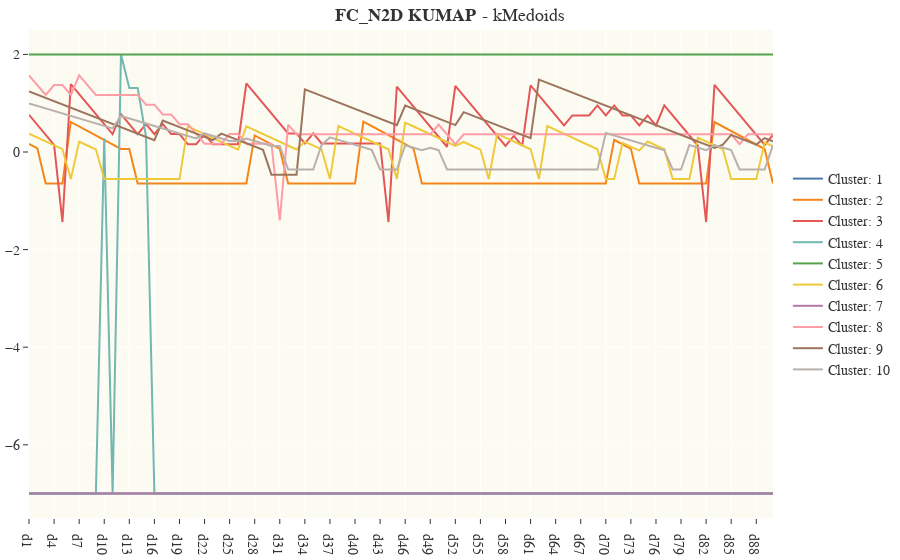

Source (notebook cell):
### Code cell
plot_centers(S1_centers, sol_location = S1_location, sol_name=S1_name, alg='KUMAP', k = 'k10')

### Figure 1 — Plotly figure (JSON) as saved in the notebook; plotly's stock layout.template omitted (floating-point values rounded to 4 significant figures)
{"data": [{"hovertemplate": "%{y:.1f}", "line": {"color": "#4C78A8", "width": 2}, "mode": "lines", "name": "Cluster: 1", "type": "scatter", "x": ["d1", "d2", "d3", "d4", "d5", "d6", "d7", "d8", "d9", "d10", "d11", "d12", "d13", "d14", "d15", "d16", "d17", "d18", "d19", "d20", "d21", "d22", "d23", "d24", "d25", "d26", "d27", "d28", "d29", "d30", "d31", "d32", "d33", "d34", "d35", "d36", "d37", "d38", "d39", "d40", "d41", "d42", "d43", "d44", "d45", "d46", "d47", "d48", "d49", "d50", "d51", "d52", "d53", "d54", "d55", "d56", "d57", "d58", "d59", "d60", "d61", "d62", "d63", "d64", "d65", "d66", "d67", "d68", "d69", "d70", "d71", "d72", "d73", "d74", "d75", "d76", "d77", "d78", "d79", "d80", "d81", "d82", "d83", "d84", "d85", "d86", "d87", "d88", "d89", "d90"], "y": [-7, -7, -7, -7, -7, -7, -7, -7, -7, -7, -7, -7, -7, -7, -7, -7, -7, -7, -7, -7, -7, -7, -7, -7, -7, -7, -7, -7, -7, -7, -7, -7, -7, -7, -7, -7, -7, -7, -7, -7, -7, -7, -7, -7, -7, -7, -7, -7, -7, -7, -7, -7, -7, -7, -7, -7, -7, -7, -7, -7, -7, -7, -7, -7, -7, -7, -7, -7, -7, -7, -7, -7, -7, -7, -7, -7, -7, -7, -7, -7, -7, -7, -7, -7, -7, -7, -7, -7, -7, -7]}, {"hovertemplate": "%{y:.1f}", "line": {"color": "#F58518", "width": 2}, "mode": "lines", "name": "Cluster: 2", "type": "scatter", "x": ["d1", "d2", "d3", "d4", "d5", "d6", "d7", "d8", "d9", "d10", "d11", "d12", "d13", "d14", "d15", "d16", "d17", "d18", "d19", "d20", "d21", "d22", "d23", "d24", "d25", "d26", "d27", "d28", "d29", "d30", "d31", "d32", "d33", "d34", "d35", "d36", "d37", "d38", "d39", "d40", "d41", "d42", "d43", "d44", "d45", "d46", "d47", "d48", "d49", "d50", "d51", "d52", "d53", "d54", "d55", "d56", "d57", "d58", "d59", "d60", "d61", "d62", "d63", "d64", "d65", "d66", "d67", "d68", "d69", "d70", "d71", "d72", "d73", "d74", "d75", "d76", "d77", "d78", "d79", "d80", "d81", "d82", "d83", "d84", "d85", "d86", "d87", "d88", "d89", "d90"], "y": [0.1668, 0.07457, -0.6456, -0.6456, -0.6456, 0.6154, 0.5232, 0.431, 0.3387, 0.2465, 0.1543, 0.06204, 0.06204, -0.6456, -0.6456, -0.6456, -0.6456, -0.6456, -0.6456, -0.6456, -0.6456, -0.6456, -0.6456, -0.6456, -0.6456, -0.6456, -0.6456, 0.3392, 0.247, 0.1548, 0.06253, -0.6456, -0.6456, -0.6456, -0.6456, -0.6456, -0.6456, -0.6456, -0.6456, -0.6456, 0.6227, 0.5305, 0.4382, 0.346, 0.2538, 0.1615, 0.06931, -0.6456, -0.6456, -0.6456, -0.6456, -0.6456, -0.6456, -0.6456, -0.6456, -0.6456, -0.6456, -0.6456, -0.6456, -0.6456, -0.6456, -0.6456, -0.6456, -0.6456, -0.6456, -0.6456, -0.6456, -0.6456, -0.6456, -0.6456, 0.2485, 0.1562, 0.06401, -0.6456, -0.6456, -0.6456, -0.6456, -0.6456, -0.6456, -0.6456, -0.6456, -0.6456, 0.6142, 0.522, 0.4297, 0.3375, 0.2453, 0.153, 0.06079, -0.6456]}, {"hovertemplate": "%{y:.1f}", "line": {"color": "#E45756", "width": 2}, "mode": "lines", "name": "Cluster: 3", "type": "scatter", "x": ["d1", "d2", "d3", "d4", "d5", "d6", "d7", "d8", "d9", "d10", "d11", "d12", "d13", "d14", "d15", "d16", "d17", "d18", "d19", "d20", "d21", "d22", "d23", "d24", "d25", "d26", "d27", "d28", "d29", "d30", "d31", "d32", "d33", "d34", "d35", "d36", "d37", "d38", "d39", "d40", "d41", "d42", "d43", "d44", "d45", "d46", "d47", "d48", "d49", "d50", "d51", "d52", "d53", "d54", "d55", "d56", "d57", "d58", "d59", "d60", "d61", "d62", "d63", "d64", "d65", "d66", "d67", "d68", "d69", "d70", "d71", "d72", "d73", "d74", "d75", "d76", "d77", "d78", "d79", "d80", "d81", "d82", "d83", "d84", "d85", "d86", "d87", "d88", "d89", "d90"], "y": [0.7623, 0.5572, 0.3521, 0.147, -1.436, 1.392, 1.187, 0.9817, 0.7766, 0.5715, 0.3665, 0.7766, 0.5715, 0.3665, 0.5715, 0.3665, 0.5715, 0.3665, 0.3665, 0.1614, 0.1614, 0.3665, 0.1614, 0.1614, 0.1614, 0.1614, 1.406, 1.201, 0.9962, 0.7911, 0.586, 0.3809, 0.3809, 0.1758, 0.3809, 0.1758, 0.1758, 0.1758, 0.1758, 0.1758, 0.1758, 0.1758, 0.1758, -1.436, 1.338, 1.133, 0.9277, 0.7226, 0.5176, 0.3125, 0.1074, 1.354, 1.149, 0.9443, 0.7392, 0.5341, 0.329, 0.1239, 0.329, 0.1239, 1.364, 1.159, 0.9536, 0.7485, 0.5434, 0.7485, 0.7485, 0.7485, 0.9536, 0.7485, 0.9536, 0.7485, 0.7485, 0.5434, 0.7485, 0.5434, 0.9536, 0.7485, 0.5434, 0.3384, 0.1333, -1.436, 1.376, 1.171, 0.966, 0.7609, 0.5559, 0.3508, 0.1457, 0.3508]}, {"hovertemplate": "%{y:.1f}", "line": {"color": "#72B7B2", "width": 2}, "mode": "lines", "name": "Cluster: 4", "type": "scatter", "x": ["d1", "d2", "d3", "d4", "d5", "d6", "d7", "d8", "d9", "d10", "d11", "d12", "d13", "d14", "d15", "d16", "d17", "d18", "d19", "d20", "d21", "d22", "d23", "d24", "d25", "d26", "d27", "d28", "d29", "d30", "d31", "d32", "d33", "d34", "d35", "d36", "d37", "d38", "d39", "d40", "d41", "d42", "d43", "d44", "d45", "d46", "d47", "d48", "d49", "d50", "d51", "d52", "d53", "d54", "d55", "d56", "d57", "d58", "d59", "d60", "d61", "d62", "d63", "d64", "d65", "d66", "d67", "d68", "d69", "d70", "d71", "d72", "d73", "d74", "d75", "d76", "d77", "d78", "d79", "d80", "d81", "d82", "d83", "d84", "d85", "d86", "d87", "d88", "d89", "d90"], "y": [-7, -7, -7, -7, -7, -7, -7, -7, -7, 0.2808, -7, 2, 1.313, 1.313, 0.3132, -7, -7, -7, -7, -7, -7, -7, -7, -7, -7, -7, -7, -7, -7, -7, -7, -7, -7, -7, -7, -7, -7, -7, -7, -7, -7, -7, -7, -7, -7, -7, -7, -7, -7, -7, -7, -7, -7, -7, -7, -7, -7, -7, -7, -7, -7, -7, -7, -7, -7, -7, -7, -7, -7, -7, -7, -7, -7, -7, -7, -7, -7, -7, -7, -7, -7, -7, -7, -7, -7, -7, -7, -7, -7, -7]}, {"hovertemplate": "%{y:.1f}", "line": {"color": "#54A24B", "width": 2}, "mode": "lines", "name": "Cluster: 5", "type": "scatter", "x": ["d1", "d2", "d3", "d4", "d5", "d6", "d7", "d8", "d9", "d10", "d11", "d12", "d13", "d14", "d15", "d16", "d17", "d18", "d19", "d20", "d21", "d22", "d23", "d24", "d25", "d26", "d27", "d28", "d29", "d30", "d31", "d32", "d33", "d34", "d35", "d36", "d37", "d38", "d39", "d40", "d41", "d42", "d43", "d44", "d45", "d46", "d47", "d48", "d49", "d50", "d51", "d52", "d53", "d54", "d55", "d56", "d57", "d58", "d59", "d60", "d61", "d62", "d63", "d64", "d65", "d66", "d67", "d68", "d69", "d70", "d71", "d72", "d73", "d74", "d75", "d76", "d77", "d78", "d79", "d80", "d81", "d82", "d83", "d84", "d85", "d86", "d87", "d88", "d89", "d90"], "y": [2, 2, 2, 2, 2, 2, 2, 2, 2, 2, 2, 2, 2, 2, 2, 2, 2, 2, 2, 2, 2, 2, 2, 2, 2, 2, 2, 2, 2, 2, 2, 2, 2, 2, 2, 2, 2, 2, 2, 2, 2, 2, 2, 2, 2, 2, 2, 2, 2, 2, 2, 2, 2, 2, 2, 2, 2, 2, 2, 2, 2, 2, 2, 2, 2, 2, 2, 2, 2, 2, 2, 2, 2, 2, 2, 2, 2, 2, 2, 2, 2, 2, 2, 2, 2, 2, 2, 2, 2, 2]}, {"hovertemplate": "%{y:.1f}", "line": {"color": "#EECA3B", "width": 2}, "mode": "lines", "name": "Cluster: 6", "type": "scatter", "x": ["d1", "d2", "d3", "d4", "d5", "d6", "d7", "d8", "d9", "d10", "d11", "d12", "d13", "d14", "d15", "d16", "d17", "d18", "d19", "d20", "d21", "d22", "d23", "d24", "d25", "d26", "d27", "d28", "d29", "d30", "d31", "d32", "d33", "d34", "d35", "d36", "d37", "d38", "d39", "d40", "d41", "d42", "d43", "d44", "d45", "d46", "d47", "d48", "d49", "d50", "d51", "d52", "d53", "d54", "d55", "d56", "d57", "d58", "d59", "d60", "d61", "d62", "d63", "d64", "d65", "d66", "d67", "d68", "d69", "d70", "d71", "d72", "d73", "d74", "d75", "d76", "d77", "d78", "d79", "d80", "d81", "d82", "d83", "d84", "d85", "d86", "d87", "d88", "d89", "d90"], "y": [0.3754, 0.2961, 0.2167, 0.1374, 0.05804, -0.5554, 0.2124, 0.1331, 0.05373, -0.5554, -0.5554, -0.5554, -0.5554, -0.5554, -0.5554, -0.5554, -0.5554, -0.5554, -0.5554, 0.5235, 0.4442, 0.3649, 0.2855, 0.2062, 0.1268, 0.04746, 0.5273, 0.4479, 0.3686, 0.2892, 0.2099, 0.1305, 0.05117, 0.2127, 0.1333, 0.05399, -0.5554, 0.5324, 0.4531, 0.3737, 0.2944, 0.2151, 0.1357, 0.05636, -0.5554, 0.6024, 0.523, 0.4437, 0.3643, 0.285, 0.2056, 0.1263, 0.2056, 0.1263, 0.04693, -0.5554, 0.3728, 0.2935, 0.2141, 0.1348, 0.05541, -0.5554, 0.5327, 0.4533, 0.374, 0.2946, 0.2153, 0.1359, 0.0566, -0.5554, -0.5554, 0.1882, 0.1089, 0.02954, 0.2145, 0.1352, 0.05585, -0.5554, -0.5554, -0.5554, 0.2939, 0.2146, 0.1394, 0.05588, -0.5554, -0.5554, -0.5554, -0.5554, 0.1966, 0.1173]}, {"hovertemplate": "%{y:.1f}", "line": {"color": "#B279A2", "width": 2}, "mode": "lines", "name": "Cluster: 7", "type": "scatter", "x": ["d1", "d2", "d3", "d4", "d5", "d6", "d7", "d8", "d9", "d10", "d11", "d12", "d13", "d14", "d15", "d16", "d17", "d18", "d19", "d20", "d21", "d22", "d23", "d24", "d25", "d26", "d27", "d28", "d29", "d30", "d31", "d32", "d33", "d34", "d35", "d36", "d37", "d38", "d39", "d40", "d41", "d42", "d43", "d44", "d45", "d46", "d47", "d48", "d49", "d50", "d51", "d52", "d53", "d54", "d55", "d56", "d57", "d58", "d59", "d60", "d61", "d62", "d63", "d64", "d65", "d66", "d67", "d68", "d69", "d70", "d71", "d72", "d73", "d74", "d75", "d76", "d77", "d78", "d79", "d80", "d81", "d82", "d83", "d84", "d85", "d86", "d87", "d88", "d89", "d90"], "y": [-7, -7, -7, -7, -7, -7, -7, -7, -7, -7, -7, -7, -7, -7, -7, -7, -7, -7, -7, -7, -7, -7, -7, -7, -7, -7, -7, -7, -7, -7, -7, -7, -7, -7, -7, -7, -7, -7, -7, -7, -7, -7, -7, -7, -7, -7, -7, -7, -7, -7, -7, -7, -7, -7, -7, -7, -7, -7, -7, -7, -7, -7, -7, -7, -7, -7, -7, -7, -7, -7, -7, -7, -7, -7, -7, -7, -7, -7, -7, -7, -7, -7, -7, -7, -7, -7, -7, -7, -7, -7]}, {"hovertemplate": "%{y:.1f}", "line": {"color": "#FF9DA6", "width": 2}, "mode": "lines", "name": "Cluster: 8", "type": "scatter", "x": ["d1", "d2", "d3", "d4", "d5", "d6", "d7", "d8", "d9", "d10", "d11", "d12", "d13", "d14", "d15", "d16", "d17", "d18", "d19", "d20", "d21", "d22", "d23", "d24", "d25", "d26", "d27", "d28", "d29", "d30", "d31", "d32", "d33", "d34", "d35", "d36", "d37", "d38", "d39", "d40", "d41", "d42", "d43", "d44", "d45", "d46", "d47", "d48", "d49", "d50", "d51", "d52", "d53", "d54", "d55", "d56", "d57", "d58", "d59", "d60", "d61", "d62", "d63", "d64", "d65", "d66", "d67", "d68", "d69", "d70", "d71", "d72", "d73", "d74", "d75", "d76", "d77", "d78", "d79", "d80", "d81", "d82", "d83", "d84", "d85", "d86", "d87", "d88", "d89", "d90"], "y": [1.571, 1.371, 1.171, 1.371, 1.371, 1.171, 1.571, 1.371, 1.171, 1.171, 1.171, 1.171, 1.171, 1.171, 0.9706, 0.9706, 0.7706, 0.7706, 0.5706, 0.5706, 0.3706, 0.1706, 0.1706, 0.1706, 0.3706, 0.3706, 0.1706, 0.1706, 0.1706, 0.1706, -1.4, 0.5618, 0.3618, 0.3618, 0.3618, 0.3618, 0.3618, 0.3618, 0.3618, 0.3618, 0.3618, 0.3618, 0.3618, 0.3618, 0.3618, 0.3618, 0.3618, 0.3618, 0.3618, 0.5618, 0.3618, 0.1618, 0.3618, 0.3618, 0.3618, 0.3618, 0.3618, 0.3618, 0.3618, 0.3618, 0.3618, 0.3618, 0.3618, 0.3618, 0.3618, 0.3618, 0.3618, 0.3618, 0.3618, 0.3618, 0.3618, 0.3618, 0.3618, 0.3618, 0.3618, 0.3618, 0.3618, 0.3618, 0.3618, 0.3618, 0.3618, 0.3618, 0.3618, 0.3618, 0.3618, 0.1618, 0.3618, 0.3618, 0.3618, 0.3618]}, {"hovertemplate": "%{y:.1f}", "line": {"color": "#9D755D", "width": 2}, "mode": "lines", "name": "Cluster: 9", "type": "scatter", "x": ["d1", "d2", "d3", "d4", "d5", "d6", "d7", "d8", "d9", "d10", "d11", "d12", "d13", "d14", "d15", "d16", "d17", "d18", "d19", "d20", "d21", "d22", "d23", "d24", "d25", "d26", "d27", "d28", "d29", "d30", "d31", "d32", "d33", "d34", "d35", "d36", "d37", "d38", "d39", "d40", "d41", "d42", "d43", "d44", "d45", "d46", "d47", "d48", "d49", "d50", "d51", "d52", "d53", "d54", "d55", "d56", "d57", "d58", "d59", "d60", "d61", "d62", "d63", "d64", "d65", "d66", "d67", "d68", "d69", "d70", "d71", "d72", "d73", "d74", "d75", "d76", "d77", "d78", "d79", "d80", "d81", "d82", "d83", "d84", "d85", "d86", "d87", "d88", "d89", "d90"], "y": [1.241, 1.174, 1.108, 1.041, 0.9749, 0.9084, 0.8419, 0.7754, 0.7089, 0.6424, 0.5759, 0.5094, 0.4429, 0.3764, 0.3099, 0.2434, 0.6424, 0.5759, 0.5094, 0.4429, 0.3764, 0.3099, 0.2434, 0.3764, 0.3099, 0.2434, 0.1769, 0.1104, 0.04391, -0.4655, -0.4655, -0.4655, -0.4655, 1.283, 1.216, 1.15, 1.083, 1.017, 0.9503, 0.8838, 0.8173, 0.7508, 0.6843, 0.6178, 0.5513, 0.9503, 0.8838, 0.8173, 0.7508, 0.6843, 0.6178, 0.5513, 0.8173, 0.7508, 0.6843, 0.6178, 0.5513, 0.4848, 0.4183, 0.3518, 0.2853, 1.482, 1.416, 1.349, 1.283, 1.216, 1.15, 1.083, 1.017, 0.9503, 0.8838, 0.8173, 0.7508, 0.6843, 0.6178, 0.5513, 0.4848, 0.4183, 0.3518, 0.2853, 0.2188, 0.1523, 0.08581, 0.1523, 0.3518, 0.2853, 0.2188, 0.1523, 0.2853, 0.2188]}, {"hovertemplate": "%{y:.1f}", "line": {"color": "#BAB0AC", "width": 2}, "mode": "lines", "name": "Cluster: 10", "type": "scatter", "x": ["d1", "d2", "d3", "d4", "d5", "d6", "d7", "d8", "d9", "d10", "d11", "d12", "d13", "d14", "d15", "d16", "d17", "d18", "d19", "d20", "d21", "d22", "d23", "d24", "d25", "d26", "d27", "d28", "d29", "d30", "d31", "d32", "d33", "d34", "d35", "d36", "d37", "d38", "d39", "d40", "d41", "d42", "d43", "d44", "d45", "d46", "d47", "d48", "d49", "d50", "d51", "d52", "d53", "d54", "d55", "d56", "d57", "d58", "d59", "d60", "d61", "d62", "d63", "d64", "d65", "d66", "d67", "d68", "d69", "d70", "d71", "d72", "d73", "d74", "d75", "d76", "d77", "d78", "d79", "d80", "d81", "d82", "d83", "d84", "d85", "d86", "d87", "d88", "d89", "d90"], "y": [0.9949, 0.9437, 0.8925, 0.8413, 0.7901, 0.7389, 0.6877, 0.6366, 0.5854, 0.5342, 0.483, 0.7389, 0.6877, 0.6366, 0.5854, 0.5342, 0.483, 0.4318, 0.3806, 0.3294, 0.2782, 0.3806, 0.3294, 0.2782, 0.227, 0.227, 0.2782, 0.227, 0.1759, 0.1247, 0.1247, -0.3583, -0.3583, -0.3583, -0.3583, 0.1456, 0.2992, 0.248, 0.1968, 0.1456, 0.09443, 0.04324, -0.3583, -0.3583, -0.3583, 0.1381, 0.08688, 0.03571, 0.0869, 0.03695, -0.3583, -0.3583, -0.3583, -0.3583, -0.3583, -0.3583, -0.3583, -0.3583, -0.3583, -0.3583, -0.3583, -0.3583, -0.3583, -0.3583, -0.3583, -0.3583, -0.3583, -0.3583, -0.3583, 0.3904, 0.3392, 0.2881, 0.2369, 0.1857, 0.1345, 0.08604, 0.03485, -0.3583, -0.3583, 0.1413, 0.09016, 0.03738, 0.1401, 0.08888, 0.03768, -0.3583, -0.3583, -0.3583, -0.3583, 0.141]}, {"hovertemplate": "%{y:.1f}", "line": {"color": "#4C78A8", "width": 2}, "mode": "lines", "name": "Cluster: 11", "type": "scatter", "x": ["d1", "d2", "d3", "d4", "d5", "d6", "d7", "d8", "d9", "d10", "d11", "d12", "d13", "d14", "d15", "d16", "d17", "d18", "d19", "d20", "d21", "d22", "d23", "d24", "d25", "d26", "d27", "d28", "d29", "d30", "d31", "d32", "d33", "d34", "d35", "d36", "d37", "d38", "d39", "d40", "d41", "d42", "d43", "d44", "d45", "d46", "d47", "d48", "d49", "d50", "d51", "d52", "d53", "d54", "d55", "d56", "d57", "d58", "d59", "d60", "d61", "d62", "d63", "d64", "d65", "d66", "d67", "d68", "d69", "d70", "d71", "d72", "d73", "d74", "d75", "d76", "d77", "d78", "d79", "d80", "d81", "d82", "d83", "d84", "d85", "d86", "d87", "d88", "d89", "d90"], "y": []}, {"hovertemplate": "%{y:.1f}", "line": {"color": "#F58518", "width": 2}, "mode": "lines", "name": "Cluster: 12", "type": "scatter", "x": ["d1", "d2", "d3", "d4", "d5", "d6", "d7", "d8", "d9", "d10", "d11", "d12", "d13", "d14", "d15", "d16", "d17", "d18", "d19", "d20", "d21", "d22", "d23", "d24", "d25", "d26", "d27", "d28", "d29", "d30", "d31", "d32", "d33", "d34", "d35", "d36", "d37", "d38", "d39", "d40", "d41", "d42", "d43", "d44", "d45", "d46", "d47", "d48", "d49", "d50", "d51", "d52", "d53", "d54", "d55", "d56", "d57", "d58", "d59", "d60", "d61", "d62", "d63", "d64", "d65", "d66", "d67", "d68", "d69", "d70", "d71", "d72", "d73", "d74", "d75", "d76", "d77", "d78", "d79", "d80", "d81", "d82", "d83", "d84", "d85", "d86", "d87", "d88", "d89", "d90"], "y": []}, {"hovertemplate": "%{y:.1f}", "line": {"color": "#E45756", "width": 2}, "mode": "lines", "name": "Cluster: 13", "type": "scatter", "x": ["d1", "d2", "d3", "d4", "d5", "d6", "d7", "d8", "d9", "d10", "d11", "d12", "d13", "d14", "d15", "d16", "d17", "d18", "d19", "d20", "d21", "d22", "d23", "d24", "d25", "d26", "d27", "d28", "d29", "d30", "d31", "d32", "d33", "d34", "d35", "d36", "d37", "d38", "d39", "d40", "d41", "d42", "d43", "d44", "d45", "d46", "d47", "d48", "d49", "d50", "d51", "d52", "d53", "d54", "d55", "d56", "d57", "d58", "d59", "d60", "d61", "d62", "d63", "d64", "d65", "d66", "d67", "d68", "d69", "d70", "d71", "d72", "d73", "d74", "d75", "d76", "d77", "d78", "d79", "d80", "d81", "d82", "d83", "d84", "d85", "d86", "d87", "d88", "d89", "d90"], "y": []}, {"hovertemplate": "%{y:.1f}", "line": {"color": "#72B7B2", "width": 2}, "mode": "lines", "name": "Cluster: 14", "type": "scatter", "x": ["d1", "d2", "d3", "d4", "d5", "d6", "d7", "d8", "d9", "d10", "d11", "d12", "d13", "d14", "d15", "d16", "d17", "d18", "d19", "d20", "d21", "d22", "d23", "d24", "d25", "d26", "d27", "d28", "d29", "d30", "d31", "d32", "d33", "d34", "d35", "d36", "d37", "d38", "d39", "d40", "d41", "d42", "d43", "d44", "d45", "d46", "d47", "d48", "d49", "d50", "d51", "d52", "d53", "d54", "d55", "d56", "d57", "d58", "d59", "d60", "d61", "d62", "d63", "d64", "d65", "d66", "d67", "d68", "d69", "d70", "d71", "d72", "d73", "d74", "d75", "d76", "d77", "d78", "d79", "d80", "d81", "d82", "d83", "d84", "d85", "d86", "d87", "d88", "d89", "d90"], "y": []}, {"hovertemplate": "%{y:.1f}", "line": {"color": "#54A24B", "width": 2}, "mode": "lines", "name": "Cluster: 15", "type": "scatter", "x": ["d1", "d2", "d3", "d4", "d5", "d6", "d7", "d8", "d9", "d10", "d11", "d12", "d13", "d14", "d15", "d16", "d17", "d18", "d19", "d20", "d21", "d22", "d23", "d24", "d25", "d26", "d27", "d28", "d29", "d30", "d31", "d32", "d33", "d34", "d35", "d36", "d37", "d38", "d39", "d40", "d41", "d42", "d43", "d44", "d45", "d46", "d47", "d48", "d49", "d50", "d51", "d52", "d53", "d54", "d55", "d56", "d57", "d58", "d59", "d60", "d61", "d62", "d63", "d64", "d65", "d66", "d67", "d68", "d69", "d70", "d71", "d72", "d73", "d74", "d75", "d76", "d77", "d78", "d79", "d80", "d81", "d82", "d83", "d84", "d85", "d86", "d87", "d88", "d89", "d90"], "y": []}, {"hovertemplate": "%{y:.1f}", "line": {"color": "#EECA3B", "width": 2}, "mode": "lines", "name": "Cluster: 16", "type": "scatter", "x": ["d1", "d2", "d3", "d4", "d5", "d6", "d7", "d8", "d9", "d10", "d11", "d12", "d13", "d14", "d15", "d16", "d17", "d18", "d19", "d20", "d21", "d22", "d23", "d24", "d25", "d26", "d27", "d28", "d29", "d30", "d31", "d32", "d33", "d34", "d35", "d36", "d37", "d38", "d39", "d40", "d41", "d42", "d43", "d44", "d45", "d46", "d47", "d48", "d49", "d50", "d51", "d52", "d53", "d54", "d55", "d56", "d57", "d58", "d59", "d60", "d61", "d62", "d63", "d64", "d65", "d66", "d67", "d68", "d69", "d70", "d71", "d72", "d73", "d74", "d75", "d76", "d77", "d78", "d79", "d80", "d81", "d82", "d83", "d84", "d85", "d86", "d87", "d88", "d89", "d90"], "y": []}, {"hovertemplate": "%{y:.1f}", "line": {"color": "#B279A2", "width": 2}, "mode": "lines", "name": "Cluster: 17", "type": "scatter", "x": ["d1", "d2", "d3", "d4", "d5", "d6", "d7", "d8", "d9", "d10", "d11", "d12", "d13", "d14", "d15", "d16", "d17", "d18", "d19", "d20", "d21", "d22", "d23", "d24", "d25", "d26", "d27", "d28", "d29", "d30", "d31", "d32", "d33", "d34", "d35", "d36", "d37", "d38", "d39", "d40", "d41", "d42", "d43", "d44", "d45", "d46", "d47", "d48", "d49", "d50", "d51", "d52", "d53", "d54", "d55", "d56", "d57", "d58", "d59", "d60", "d61", "d62", "d63", "d64", "d65", "d66", "d67", "d68", "d69", "d70", "d71", "d72", "d73", "d74", "d75", "d76", "d77", "d78", "d79", "d80", "d81", "d82", "d83", "d84", "d85", "d86", "d87", "d88", "d89", "d90"], "y": []}, {"hovertemplate": "%{y:.1f}", "line": {"color": "#FF9DA6", "width": 2}, "mode": "lines", "name": "Cluster: 18", "type": "scatter", "x": ["d1", "d2", "d3", "d4", "d5", "d6", "d7", "d8", "d9", "d10", "d11", "d12", "d13", "d14", "d15", "d16", "d17", "d18", "d19", "d20", "d21", "d22", "d23", "d24", "d25", "d26", "d27", "d28", "d29", "d30", "d31", "d32", "d33", "d34", "d35", "d36", "d37", "d38", "d39", "d40", "d41", "d42", "d43", "d44", "d45", "d46", "d47", "d48", "d49", "d50", "d51", "d52", "d53", "d54", "d55", "d56", "d57", "d58", "d59", "d60", "d61", "d62", "d63", "d64", "d65", "d66", "d67", "d68", "d69", "d70", "d71", "d72", "d73", "d74", "d75", "d76", "d77", "d78", "d79", "d80", "d81", "d82", "d83", "d84", "d85", "d86", "d87", "d88", "d89", "d90"], "y": []}, {"hovertemplate": "%{y:.1f}", "line": {"color": "#9D755D", "width": 2}, "mode": "lines", "name": "Cluster: 19", "type": "scatter", "x": ["d1", "d2", "d3", "d4", "d5", "d6", "d7", "d8", "d9", "d10", "d11", "d12", "d13", "d14", "d15", "d16", "d17", "d18", "d19", "d20", "d21", "d22", "d23", "d24", "d25", "d26", "d27", "d28", "d29", "d30", "d31", "d32", "d33", "d34", "d35", "d36", "d37", "d38", "d39", "d40", "d41", "d42", "d43", "d44", "d45", "d46", "d47", "d48", "d49", "d50", "d51", "d52", "d53", "d54", "d55", "d56", "d57", "d58", "d59", "d60", "d61", "d62", "d63", "d64", "d65", "d66", "d67", "d68", "d69", "d70", "d71", "d72", "d73", "d74", "d75", "d76", "d77", "d78", "d79", "d80", "d81", "d82", "d83", "d84", "d85", "d86", "d87", "d88", "d89", "d90"], "y": []}, {"hovertemplate": "%{y:.1f}", "line": {"color": "#BAB0AC", "width": 2}, "mode": "lines", "name": "Cluster: 20", "type": "scatter", "x": ["d1", "d2", "d3", "d4", "d5", "d6", "d7", "d8", "d9", "d10", "d11", "d12", "d13", "d14", "d15", "d16", "d17", "d18", "d19", "d20", "d21", "d22", "d23", "d24", "d25", "d26", "d27", "d28", "d29", "d30", "d31", "d32", "d33", "d34", "d35", "d36", "d37", "d38", "d39", "d40", "d41", "d42", "d43", "d44", "d45", "d46", "d47", "d48", "d49", "d50", "d51", "d52", "d53", "d54", "d55", "d56", "d57", "d58", "d59", "d60", "d61", "d62", "d63", "d64", "d65", "d66", "d67", "d68", "d69", "d70", "d71", "d72", "d73", "d74", "d75", "d76", "d77", "d78", "d79", "d80", "d81", "d82", "d83", "d84", "d85", "d86", "d87", "d88", "d89", "d90"], "y": []}, {"hovertemplate": "%{y:.1f}", "line": {"color": "#4C78A8", "width": 2}, "mode": "lines", "name": "Cluster: 21", "type": "scatter", "x": ["d1", "d2", "d3", "d4", "d5", "d6", "d7", "d8", "d9", "d10", "d11", "d12", "d13", "d14", "d15", "d16", "d17", "d18", "d19", "d20", "d21", "d22", "d23", "d24", "d25", "d26", "d27", "d28", "d29", "d30", "d31", "d32", "d33", "d34", "d35", "d36", "d37", "d38", "d39", "d40", "d41", "d42", "d43", "d44", "d45", "d46", "d47", "d48", "d49", "d50", "d51", "d52", "d53", "d54", "d55", "d56", "d57", "d58", "d59", "d60", "d61", "d62", "d63", "d64", "d65", "d66", "d67", "d68", "d69", "d70", "d71", "d72", "d73", "d74", "d75", "d76", "d77", "d78", "d79", "d80", "d81", "d82", "d83", "d84", "d85", "d86", "d87", "d88", "d89", "d90"], "y": []}, {"hovertemplate": "%{y:.1f}", "line": {"color": "#F58518", "width": 2}, "mode": "lines", "name": "Cluster: 22", "type": "scatter", "x": ["d1", "d2", "d3", "d4", "d5", "d6", "d7", "d8", "d9", "d10", "d11", "d12", "d13", "d14", "d15", "d16", "d17", "d18", "d19", "d20", "d21", "d22", "d23", "d24", "d25", "d26", "d27", "d28", "d29", "d30", "d31", "d32", "d33", "d34", "d35", "d36", "d37", "d38", "d39", "d40", "d41", "d42", "d43", "d44", "d45", "d46", "d47", "d48", "d49", "d50", "d51", "d52", "d53", "d54", "d55", "d56", "d57", "d58", "d59", "d60", "d61", "d62", "d63", "d64", "d65", "d66", "d67", "d68", "d69", "d70", "d71", "d72", "d73", "d74", "d75", "d76", "d77", "d78", "d79", "d80", "d81", "d82", "d83", "d84", "d85", "d86", "d87", "d88", "d89", "d90"], "y": []}, {"hovertemplate": "%{y:.1f}", "line": {"color": "#E45756", "width": 2}, "mode": "lines", "name": "Cluster: 23", "type": "scatter", "x": ["d1", "d2", "d3", "d4", "d5", "d6", "d7", "d8", "d9", "d10", "d11", "d12", "d13", "d14", "d15", "d16", "d17", "d18", "d19", "d20", "d21", "d22", "d23", "d24", "d25", "d26", "d27", "d28", "d29", "d30", "d31", "d32", "d33", "d34", "d35", "d36", "d37", "d38", "d39", "d40", "d41", "d42", "d43", "d44", "d45", "d46", "d47", "d48", "d49", "d50", "d51", "d52", "d53", "d54", "d55", "d56", "d57", "d58", "d59", "d60", "d61", "d62", "d63", "d64", "d65", "d66", "d67", "d68", "d69", "d70", "d71", "d72", "d73", "d74", "d75", "d76", "d77", "d78", "d79", "d80", "d81", "d82", "d83", "d84", "d85", "d86", "d87", "d88", "d89", "d90"], "y": []}, {"hovertemplate": "%{y:.1f}", "line": {"color": "#72B7B2", "width": 2}, "mode": "lines", "name": "Cluster: 24", "type": "scatter", "x": ["d1", "d2", "d3", "d4", "d5", "d6", "d7", "d8", "d9", "d10", "d11", "d12", "d13", "d14", "d15", "d16", "d17", "d18", "d19", "d20", "d21", "d22", "d23", "d24", "d25", "d26", "d27", "d28", "d29", "d30", "d31", "d32", "d33", "d34", "d35", "d36", "d37", "d38", "d39", "d40", "d41", "d42", "d43", "d44", "d45", "d46", "d47", "d48", "d49", "d50", "d51", "d52", "d53", "d54", "d55", "d56", "d57", "d58", "d59", "d60", "d61", "d62", "d63", "d64", "d65", "d66", "d67", "d68", "d69", "d70", "d71", "d72", "d73", "d74", "d75", "d76", "d77", "d78", "d79", "d80", "d81", "d82", "d83", "d84", "d85", "d86", "d87", "d88", "d89", "d90"], "y": []}, {"hovertemplate": "%{y:.1f}", "line": {"color": "#54A24B", "width": 2}, "mode": "lines", "name": "Cluster: 25", "type": "scatter", "x": ["d1", "d2", "d3", "d4", "d5", "d6", "d7", "d8", "d9", "d10", "d11", "d12", "d13", "d14", "d15", "d16", "d17", "d18", "d19", "d20", "d21", "d22", "d23", "d24", "d25", "d26", "d27", "d28", "d29", "d30", "d31", "d32", "d33", "d34", "d35", "d36", "d37", "d38", "d39", "d40", "d41", "d42", "d43", "d44", "d45", "d46", "d47", "d48", "d49", "d50", "d51", "d52", "d53", "d54", "d55", "d56", "d57", "d58", "d59", "d60", "d61", "d62", "d63", "d64", "d65", "d66", "d67", "d68", "d69", "d70", "d71", "d72", "d73", "d74", "d75", "d76", "d77", "d78", "d79", "d80", "d81", "d82", "d83", "d84", "d85", "d86", "d87", "d88", "d89", "d90"], "y": []}], "layout": {"autosize": true, "font": {"family": "Times New Roman", "size": 14}, "hovermode": "x", "legend": {"x": 1.02, "xanchor": "left", "y": 0.5, "yanchor": "middle"}, "margin": {"b": 20, "l": 5, "r": 20, "t": 30}, "paper_bgcolor": "white", "plot_bgcolor": "rgba(252, 251, 242, 1)", "showlegend": true, "title": {"font": {"family": "Garamond", "size": 18}, "text": "<b>FC_N2D KUMAP</b> - kMedoids", "xanchor": "center", "yanchor": "middle"}, "xaxis": {"autorange": true, "range": [0, 89], "type": "category"}, "yaxis": {"autorange": true, "range": [-7.5, 2.5], "type": "linear"}}}
